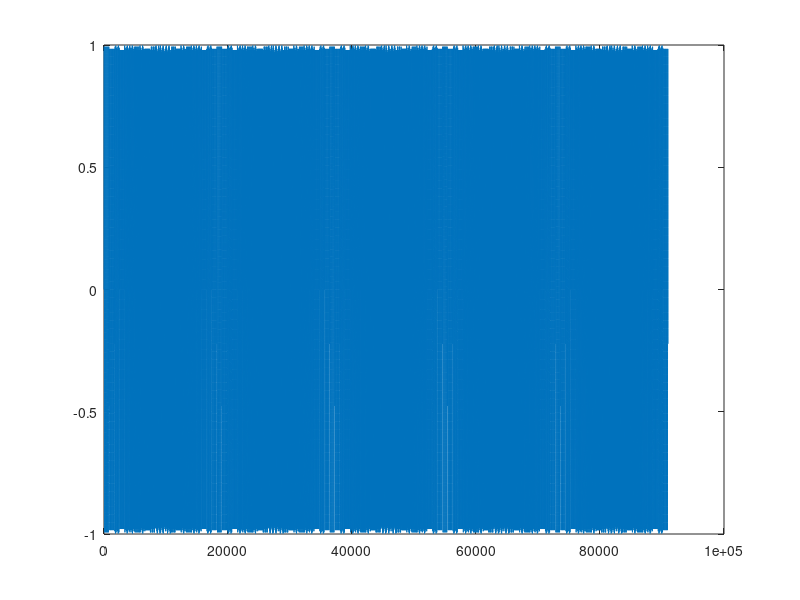

Write MATLAB code to recreate this figure.
%initialize the sound samples array
soundarr=[];

%set the sample rate
fs = 44100;

%length of a single segment
time=0.01875;

% Create time interval from 0 to time
t = 0 : 1/fs : time;

% base frequency values
lowf = 600;
lowscale = 100;

triangle = 0 : 1/fs : time;

% generate the triangle wave function
% for N=1:4
%     
%     triangle = triangle + wave;
% end

% generate 5 periods of the siren
for v = 1:5 
    %generate the up
    for stair = 0:10
        triangle = (2*lowf*(t-(1/lowf).*floor(t.*lowf + 1/2)).*(-1).^(floor(t*lowf + 1/2)));
        lowf = lowf + lowscale;
        
        %add this segment to the sound
        soundarr = [soundarr, triangle];
    end
    
    %generate the down
    for stair = 0:10
        triangle = (2*lowf*(t-(1/lowf).*floor(t.*lowf + 1/2)).*(-1).^(floor(t*lowf + 1/2)));

        lowf = lowf - lowscale;
        
        soundarr = [soundarr, triangle];
    end
end

plot(soundarr);

%display the spectrogram
%figure; spectrogram(soundarr,512,256,512,fs, 'yaxis');

%play the sound
sound(soundarr,fs);

%save the sound to file
%audiowrite('siren1.wav', soundarr, fs);